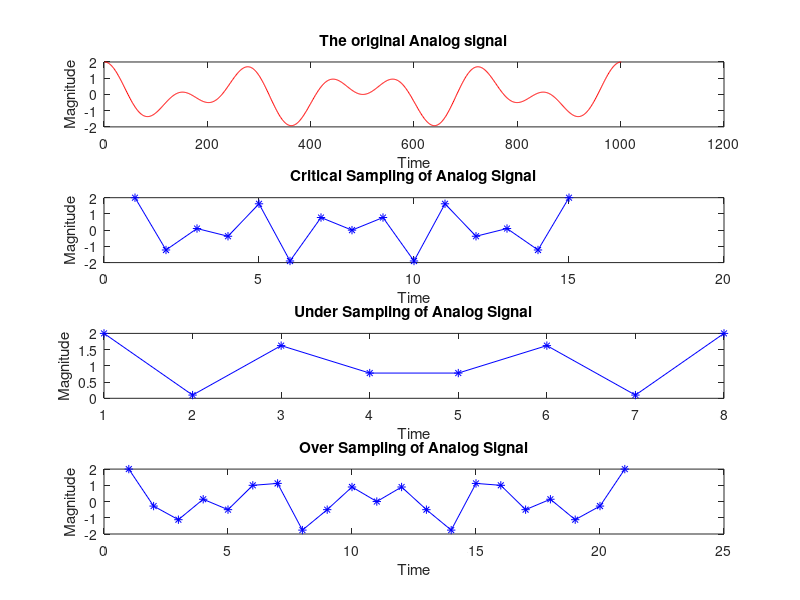
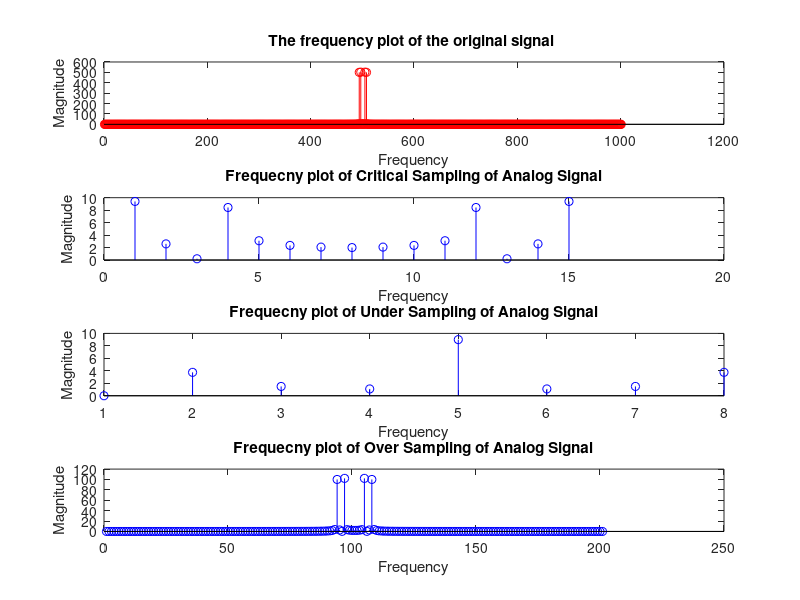

The MATLAB script that drew these images, in order:
%% Sampling plots in Time domain

clc;
close all;

tfinal=0.01;
t=0:0.00001:tfinal;

xanalog=cos(2*pi*400*t)+cos(2*pi*700*t);

figure;
subplot(4,1,1);
plot(xanalog,'r-');
title("The original Analog signal");
xlabel("Time");
ylabel("Magnitude");

%Critical Sampling (fs=2*fm)
fs=1400;
t1=0:1/fs:tfinal;
xsignal=cos(2*pi*400*t1)+cos(2*pi*700*t1);
subplot(4,1,2);
plot(xsignal,'b*-');
title("Critical Sampling of Analog Signal");
xlabel("Time");
ylabel("Magnitude");

%Under Sampling (fs<2*fm)
fs=700;
t1=0:1/fs:tfinal;
xsignal=cos(2*pi*400*t1)+cos(2*pi*700*t1);
subplot(4,1,3);
plot(xsignal,'b*-');
title("Under Sampling of Analog Signal");
xlabel("Time");
ylabel("Magnitude");

%Over Sampling (fs>2*fm)
fs=2000;
t1=0:1/fs:tfinal;
xsignal=cos(2*pi*400*t1)+cos(2*pi*700*t1);
subplot(4,1,4);
plot(xsignal,'b*-');
title("Over Sampling of Analog Signal");
xlabel("Time");
ylabel("Magnitude");

%% Sampling plots in frequency domain

clc;
close all;

tfinal=0.01;
t=0:0.00001:tfinal;

xanalog=cos(2*pi*400*t)+cos(2*pi*700*t);

figure;
subplot(4,1,1);
stem(fftshift(abs(fft(xanalog))),'r-');
title("The frequency plot of the original signal ");
xlabel("Frequency");
ylabel("Magnitude");

%Critical Sampling (fs=2*fm)
fs=1400;
t1=0:1/fs:tfinal;
xsignal=cos(2*pi*400*t1)+cos(2*pi*700*t1);
subplot(4,1,2);
stem(fftshift(abs(fft(xsignal))),'b-');
title("Frequecny plot of Critical Sampling of Analog Signal");
xlabel("Frequency");
ylabel("Magnitude");

%Under Sampling (fs<2*fm)
fs=700;
t1=0:1/fs:tfinal;
xsignal=cos(2*pi*400*t1)+cos(2*pi*700*t1);
subplot(4,1,3);
stem(fftshift(abs(fft(xsignal))),'b-');
title("Frequecny plot of Under Sampling of Analog Signal");
xlabel("Frequency");
ylabel("Magnitude");

%Over Sampling (fs>2*fm)
fs=20000;
t1=0:1/fs:tfinal;
xsignal=cos(2*pi*400*t1)+cos(2*pi*700*t1);
subplot(4,1,4);
stem(fftshift(abs(fft(xsignal))),'b-');
title("Frequecny plot of Over Sampling of Analog Signal");
xlabel("Frequency");
ylabel("Magnitude");
